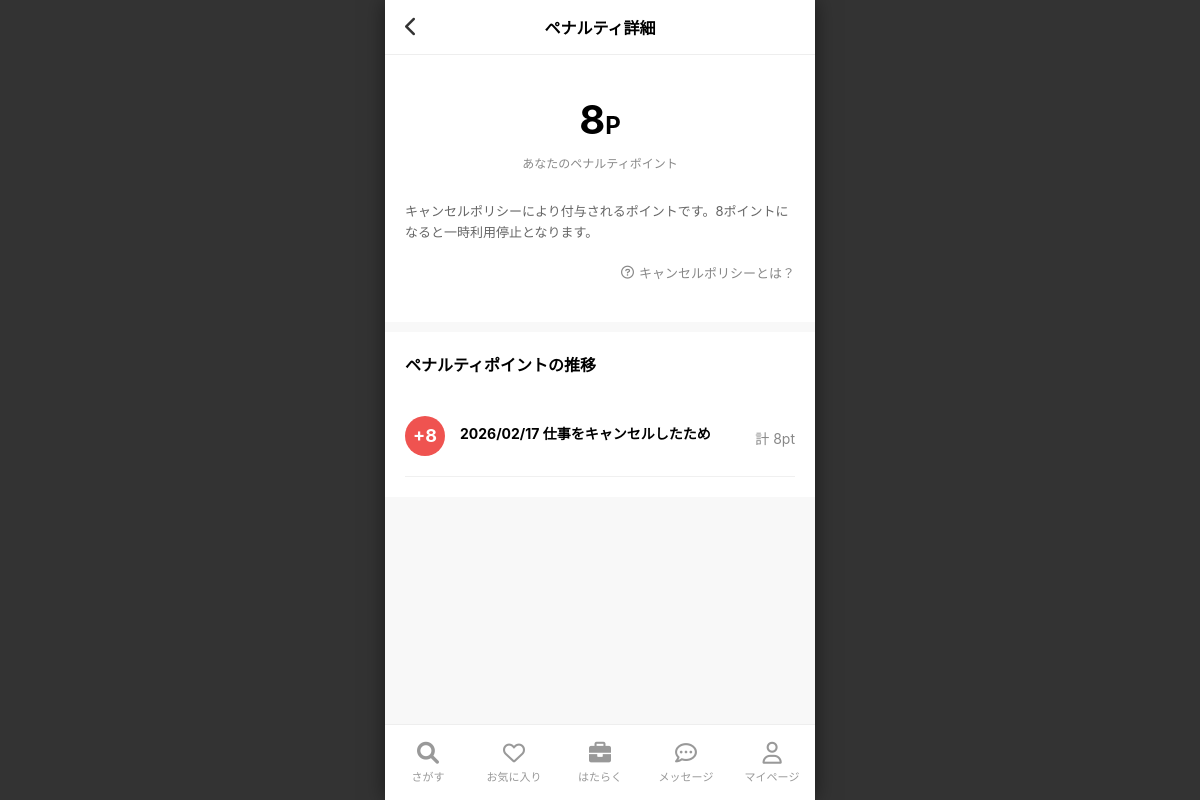
Page /rewards/penalty-detail/ (signed in) on the committed database.
### accounts/models.py (models this page shows, shortened)
class WorkerProfile(models.Model):
    user = models.OneToOneField(User, on_delete=models.CASCADE, related_name='workerprofile')
    birth_date = models.DateField("生年月日", null=True, blank=True)
    last_name_kanji = models.CharField("姓(漢字)", max_length=50, null=True, blank=True)
    first_name_kanji = models.CharField("名(漢字)", max_length=50, null=True, blank=True)
    last_name_kana = models.CharField("セイ(カナ)", max_length=50, null=True, blank=True)
    first_name_kana = models.CharField("メイ(カナ)", max_length=50, null=True, blank=True)
    gender = models.CharField("性別", max_length=10, null=True, blank=True)
    face_photo = models.ImageField("顔写真", upload_to='profiles/faces/', null=True, blank=True)
    postal_code = models.CharField("郵便番号", max_length=7, null=True, blank=True)
    prefecture = models.CharField("都道府県", max_length=20, null=True, blank=True)
    city = models.CharField("市区町村", max_length=100, null=True, blank=True)
    address_line = models.CharField("番地", max_length=100, null=True, blank=True)
    building = models.CharField("建物名・部屋番号", max_length=100, null=True, blank=True)
    occupation = models.CharField("現在の職業", max_length=50, null=True, blank=True) # 所属選択
    work_style = models.CharField("アルバイトの働き方", max_length=100, null=True, blank=True)
    career_interest = models.CharField("正社員への興味", max_length=100, null=True, blank=True)
    target_prefectures = models.TextField("希望都道府県", null=True, blank=True)
    emergency_phone = models.CharField("緊急連絡先電話番号", max_length=20, null=True, blank=True)
    emergency_relation = models.CharField("緊急連絡先続柄", max_length=50, null=True, blank=True)
    is_setup_completed = models.BooleanField("セットアップ完了", default=False)
    is_identity_verified = models.BooleanField("本人確認済み", default=False)
    identity_document1 = models.ImageField("本人確認書類1", upload_to='profiles/identity/', null=True, blank=True)
    penalty = models.CharField("ペナルティ", max_length=50, null=True, blank=True) # テキスト用？
    penalty_points = models.IntegerField("ペナルティポイント", default=0)
    cancellations = models.IntegerField("キャンセル数", default=0)
    lastminute_cancel = models.IntegerField("直前キャンセル数", default=0)
    suspension_end_date = models.DateTimeField("利用停止終了日時", null=True, blank=True)

class PenaltyHistory(models.Model):
    worker = models.ForeignKey(WorkerProfile, on_delete=models.CASCADE, related_name='penalty_histories')
    points = models.IntegerField("ポイント") # 今回付与されたポイント
    total_points = models.IntegerField("合計ポイント") # その時点での合計
    reason = models.CharField("理由", max_length=200) # キャンセルなど
    occurred_at = models.DateTimeField("発生日時", auto_now_add=True)

### accounts/views.py (the view)
# urls.py: path('rewards/penalty-detail/', account_views.ReviewPenaltyView.as_view(), name='penalty_detail'),
class ReviewPenaltyView(LoginRequiredMixin, TemplateView):
    template_name = 'MyPage/Review/penalty_detail.html'
    def get_context_data(self, **kwargs):
        context = super().get_context_data(**kwargs)
        if hasattr(self.request.user, 'workerprofile'):
            context['profile'] = self.request.user.workerprofile
            context['penalty_histories'] = self.request.user.workerprofile.penalty_histories.all().order_by('-occurred_at')
        return context

### accounts/templates/MyPage/Review/penalty_detail.html (shortened to what this page needs)
{% extends 'base_main.html' %}
{% block content %}
<div>
    <div class="header-nav">
        <a href="{% url 'review_penalty' %}" class="back-btn"><i class="fa-solid fa-chevron-left"></i></a>
        <div class="page-title">ペナルティ詳細</div>
    </div>
    <div class="main-score">
        <div class="score-val">{{ profile.penalty_points }}<span class="score-unit">P</span></div>
        <div class="score-label">あなたのペナルティポイント</div>
        <div class="description">
            キャンセルポリシーにより付与されるポイントです。8ポイントになると一時利用停止となります。
        </div>
        <a href="#" class="help-link"><i class="fa-regular fa-circle-question"></i> キャンセルポリシーとは？</a>
    </div>
    <div style="height: 10px; background: #f8f8f8;"></div>
    <div class="history-section">
        <div class="history-title">ペナルティポイントの推移</div>
        <div class="history-list">
            {% for history in penalty_histories %}
            <div class="history-item">
                <div class="pt-badge pt-badge-3">+{{ history.points }}</div>
                <div class="history-content">
                    <div class="history-date">{{ history.occurred_at|date:"Y/m/d" }} {{ history.reason }}</div>
                </div>
                <div class="history-points">計 {{ history.total_points }}pt</div>
            </div>
            {% empty %}
            <div style="text-align:center; padding: 20px; color:#888; font-size:12px;">
                まだ履歴はありません
            </div>
            {% endfor %}
        </div>
    </div>
</div>
{% endblock %}

### templates/base_main.html (style rules this page uses)
:root { --highme-yellow: #FFD700; --ios-blue: #007AFF; --bg-gray: #F8F8F8; }
body, html { margin: 0; padding: 0; height: 100%; width: 100%; background-color: #333; display: flex; justify-content: center; align-items: center; overflow: hidden; font-family: -apple-system, sans-serif; }

### accounts/templates/MyPage/Review/penalty_detail.html (style rules this page uses)
.header-nav { position: relative; padding: 15px 20px; text-align: center; background: white; border-bottom: 1px solid #eee; }
.page-title { font-size: 16px; font-weight: bold; }
.back-btn { position: absolute; left: 20px; top: 50%; transform: translateY(-50%); color: #333; font-size: 20px; text-decoration: none; }
.main-score { padding: 40px 20px; text-align: center; background: white; }
.score-val { font-size: 40px; font-weight: bold; margin-bottom: 10px; }
.score-unit { font-size: 24px; }
.score-label { color: #888; font-size: 12px; margin-bottom: 30px; }
.description { font-size: 13px; color: #666; line-height: 1.6; text-align: left; margin-bottom: 20px; }
.help-link { color: #888; font-size: 13px; text-decoration: none; display: flex; align-items: center; justify-content: flex-end; gap: 5px; }
.history-section { padding: 20px; background: white; }
.history-title { font-size: 16px; font-weight: bold; margin-bottom: 20px; }
.history-item { display: flex; justify-content: space-between; align-items: center; padding: 20px 0; border-bottom: 1px solid #f0f0f0; }
.pt-badge { width: 40px; height: 40px; border-radius: 50%; color: white; font-weight: bold; font-size: 18px; display: flex; align-items: center; justify-content: center; margin-right: 15px; }
.pt-badge-3 { background: #EF5350; color: white; }
.history-content { flex: 1; }
.history-date { font-size: 14px; font-weight: bold; margin-bottom: 5px; }
.history-points { font-size: 14px; color: #888; margin-top: 5px; text-align: right; }

### rows in the picture
WorkerProfile: penalty_points "8"
PenaltyHistory: points "8", occurred_at "2026/02/17", reason "仕事をキャンセルしたため", total_points "8"
